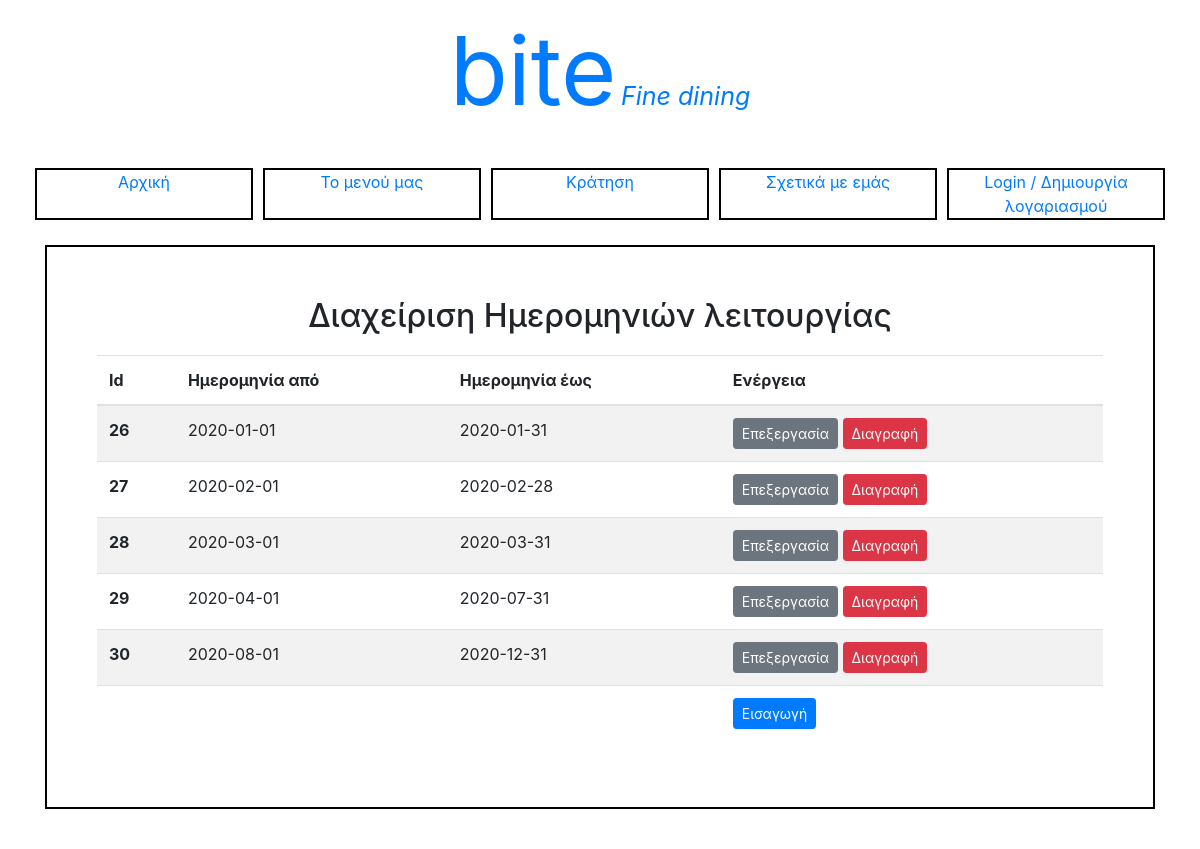
Screenshot of /open_dates/ with the database file from the repository.
### tables this page shows
CREATE TABLE open_date (id INTEGER PRIMARY KEY AUTOINCREMENT, date_from date NOT NULL, date_to date NOT NULL);

### restaurant.py (the view)
@app.route('/open_dates/')
def open_dates():
	if session.get('user_role') and session.get('user_role')=='01':
		return render_template('home.html')
	else:
		con = sqlite3.connect("restaurant.db")
		con.row_factory = sqlite3.Row
		cursor=con.cursor()
		cursor.execute("SELECT * FROM open_date")
		data=cursor.fetchall()
		con.close()
	return render_template('open_dates.html',data=data)

### templates/open_dates.html (shortened to what this page needs)
<!DOCTYPE html>
<html>
<body>
    {% extends "layout.html" %} {% block content %}
    <div class="container page">
        <div class="Login">
            <h2>Διαχείριση Ημερομηνιών λειτουργίας</h2>
        </div>
        <table class="table table-striped">
            <thead>
                <tr>
                    <th scope="col">Id</th>
                    <th scope="col">Ημερομηνία από</th>
                    <th scope="col">Ημερομηνία έως</th>
                    <th scope="col">Ενέργεια</th>
                </tr>
            </thead>
            <tbody>
                {% if data %}
                {% for record in data %}
                <tr>
                    <th scope="row">{{ record.id }}</th>
                    <td>{{ record.date_from }}</td>
                    <td>{{ record.date_to }}</td>
                    <td>
                        <a href="{{ url_for('open_date_form_update', id = record.id, date_from=record.date_from, date_to=record.date_to) }}" class="btn btn-secondary  btn-sm">Επεξεργασία</a>
                        <a href="{{ url_for('open_dates_delete', date_id = record.id) }}" class="btn btn-danger btn-sm">Διαγραφή</a>
                    </td>
                </tr>
                {% endfor %}
                {% endif %}
                <tr>
                    <td></td>
                    <td></td>
                    <td></td>
                    <td><a href="{{ url_for('open_date_form_insert') }}" class="btn btn-primary btn-sm">Εισαγωγή</a></td>
                </tr>
            </tbody>
        </table>
    </div>
    {% endblock %}

### static/css/styles.css (style rules this page uses)
body { background: url("../images/background.jpg") no-repeat center; }
h2 { margin-bottom: 20px !important; text-align: center; }
.page { background: white; border: 2px solid black; padding: 50px !important; }

### rows the page displays
open_date: id "26", date_from "2020-01-01", date_to "2020-01-31"
open_date: id "27", date_from "2020-02-01", date_to "2020-02-28"
open_date: id "28", date_from "2020-03-01", date_to "2020-03-31"
open_date: id "29", date_from "2020-04-01", date_to "2020-07-31"
open_date: id "30", date_from "2020-08-01", date_to "2020-12-31"
